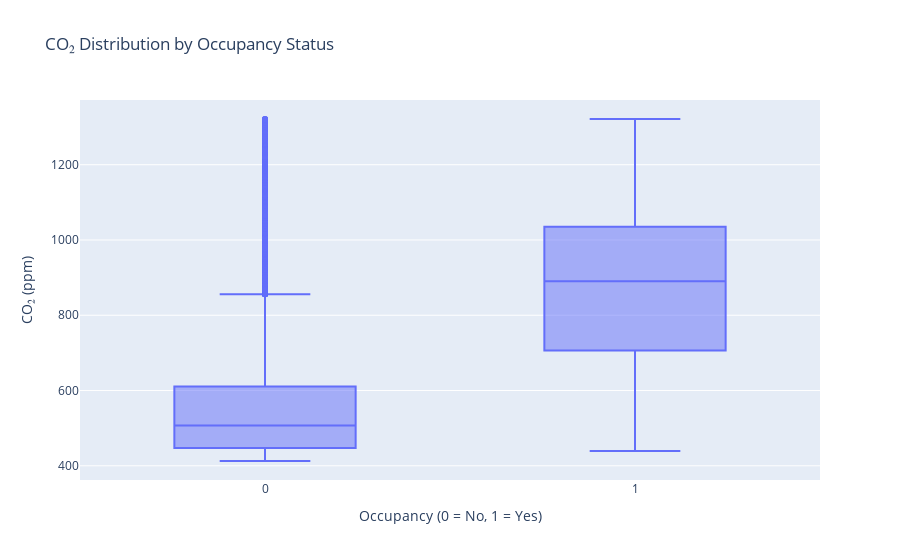

Notebook source saved alongside this figure:
### Markdown cell above
## Occupancy vs CO₂

### Code cell
fig = px.box(
    filtered_df,
    x='Occupancy',
    y='CO2',
    title='CO₂ Distribution by Occupancy Status',
    labels={'Occupancy': 'Occupancy (0 = No, 1 = Yes)', 'CO2': 'CO₂ (ppm)'}
)
fig.show()

### Figure 1 — Plotly figure (JSON) as saved in the notebook; plotly's stock layout.template omitted (floating-point values rounded to 4 significant figures; data arrays with more than 128 entries replaced by an {"elided": "..."} marker saying what was removed)
{"data": [{"alignmentgroup": "True", "hovertemplate": "Occupancy (0 = No, 1 = Yes)=%{x}<br>CO₂ (ppm)=%{y}<extra></extra>", "legendgroup": "", "marker": {"color": "#636efa"}, "name": "", "notched": false, "offsetgroup": "", "orientation": "v", "showlegend": false, "type": "box", "x": {"elided": "19111 int values"}, "x0": " ", "xaxis": "x", "y": {"elided": "19111 float values"}, "y0": " ", "yaxis": "y"}], "layout": {"boxmode": "group", "legend": {"tracegroupgap": 0}, "title": {"text": "CO₂ Distribution by Occupancy Status"}, "xaxis": {"anchor": "y", "domain": [0, 1], "title": {"text": "Occupancy (0 = No, 1 = Yes)"}}, "yaxis": {"anchor": "x", "domain": [0, 1], "title": {"text": "CO₂ (ppm)"}}}}
